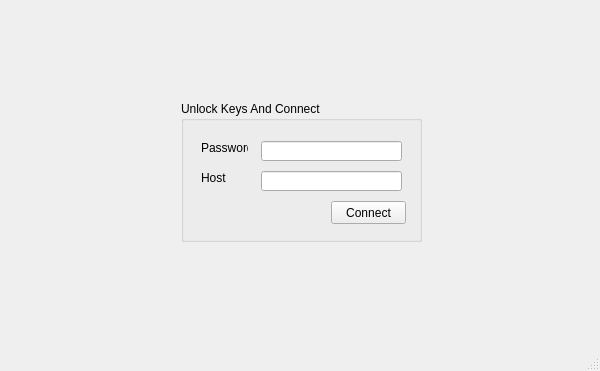
<?xml version="1.0" encoding="UTF-8"?>
<ui version="4.0">
 <class>MainWindow</class>
 <widget class="QDialog" name="MainWindow">
  <property name="geometry">
   <rect>
    <x>0</x>
    <y>0</y>
    <width>600</width>
    <height>371</height>
   </rect>
  </property>
  <property name="windowTitle">
   <string>QryptNote</string>
  </property>
  <property name="layoutDirection">
   <enum>Qt::LeftToRight</enum>
  </property>
  <property name="sizeGripEnabled">
   <bool>true</bool>
  </property>
  <layout class="QVBoxLayout" name="verticalLayout_2">
   <item>
    <layout class="QVBoxLayout" name="verticalLayout">
     <item>
      <widget class="QStackedWidget" name="stackedWidget">
       <property name="currentIndex">
        <number>0</number>
       </property>
       <widget class="QWidget" name="page">
        <property name="layoutDirection">
         <enum>Qt::LeftToRight</enum>
        </property>
        <widget class="QGroupBox" name="groupBox">
         <property name="geometry">
          <rect>
           <x>170</x>
           <y>90</y>
           <width>241</width>
           <height>141</height>
          </rect>
         </property>
         <property name="title">
          <string>Unlock Keys And Connect</string>
         </property>
         <property name="alignment">
          <set>Qt::AlignLeading|Qt::AlignLeft|Qt::AlignTop</set>
         </property>
         <widget class="QLineEdit" name="passwordLineEdit">
          <property name="geometry">
           <rect>
            <x>80</x>
            <y>40</y>
            <width>141</width>
            <height>20</height>
           </rect>
          </property>
         </widget>
         <widget class="QLabel" name="label">
          <property name="geometry">
           <rect>
            <x>20</x>
            <y>40</y>
            <width>47</width>
            <height>13</height>
           </rect>
          </property>
          <property name="text">
           <string>Password</string>
          </property>
         </widget>
         <widget class="QLabel" name="label_2">
          <property name="geometry">
           <rect>
            <x>20</x>
            <y>70</y>
            <width>47</width>
            <height>13</height>
           </rect>
          </property>
          <property name="text">
           <string>Host</string>
          </property>
         </widget>
         <widget class="QLineEdit" name="hostLineEdit">
          <property name="geometry">
           <rect>
            <x>80</x>
            <y>70</y>
            <width>141</width>
            <height>20</height>
           </rect>
          </property>
         </widget>
         <widget class="QPushButton" name="connectButton">
          <property name="geometry">
           <rect>
            <x>150</x>
            <y>100</y>
            <width>75</width>
            <height>23</height>
           </rect>
          </property>
          <property name="text">
           <string>Connect</string>
          </property>
          <property name="autoDefault">
           <bool>false</bool>
          </property>
          <property name="default">
           <bool>false</bool>
          </property>
          <property name="flat">
           <bool>false</bool>
          </property>
         </widget>
        </widget>
        <widget class="QLabel" name="labelError">
         <property name="geometry">
          <rect>
           <x>170</x>
           <y>250</y>
           <width>241</width>
           <height>16</height>
          </rect>
         </property>
         <property name="text">
          <string/>
         </property>
        </widget>
       </widget>
       <widget class="QWidget" name="page_2">
        <layout class="QHBoxLayout" name="horizontalLayout">
         <item>
          <widget class="QPlainTextEdit" name="plainTextEdit">
           <property name="enabled">
            <bool>true</bool>
           </property>
           <property name="font">
            <font>
             <family>Courier New</family>
             <pointsize>12</pointsize>
            </font>
           </property>
           <property name="styleSheet">
            <string notr="true">#plainTextEdit {
border: 0px;
}
</string>
           </property>
          </widget>
         </item>
        </layout>
       </widget>
      </widget>
     </item>
    </layout>
   </item>
  </layout>
 </widget>
 <resources/>
 <connections/>
</ui>
